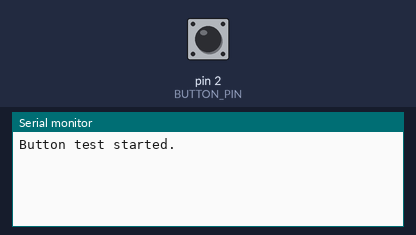
The sketch below on a simulated Arduino Uno, built with avr-gcc and run on an emulated ATmega328P. Shown: the last lines printed to the serial monitor. Inputs (shaded band) come from the test bench; at power-on: pin 2 (BUTTON_PIN) HIGH.

Above: at 1.2 s.
1.3 s: pin 2 (BUTTON_PIN) pulled LOW for 0.15 s
At 1.46 s:
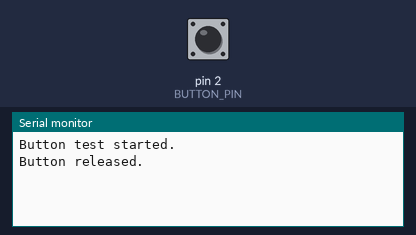
At 2.9 s:
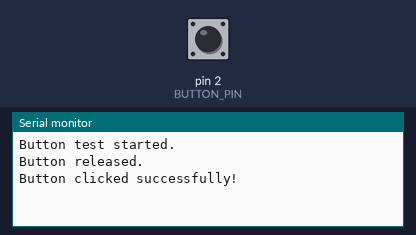

Measured:
- after the input at 1.3 s, the serial monitor: prints a new line at once (image 1)

The sketch:

button.ino
```cpp
const int BUTTON_PIN = 2;
const int PRESSED_STATE = HIGH;

int stableState;
int lastReading;

unsigned long lastChangeTime = 0;
const unsigned long debounceDelay = 30;  // 消抖时间，单位 ms

void setup() {
  Serial.begin(115200);

  pinMode(BUTTON_PIN, INPUT);

  lastReading = digitalRead(BUTTON_PIN);
  stableState = lastReading;

  Serial.println("Button test started.");
}

void loop() {
  int reading = digitalRead(BUTTON_PIN);

  // 检测原始信号变化
  if (reading != lastReading) {
    lastChangeTime = millis();
    lastReading = reading;
  }

  // 信号稳定超过 30 ms 后，才确认状态变化
  if (millis() - lastChangeTime >= debounceDelay) {
    if (reading != stableState) {
      stableState = reading;

      if (stableState == PRESSED_STATE) {
        Serial.println("Button clicked successfully!");
      } else {
        Serial.println("Button released.");
      }
    }
  }
}
```
